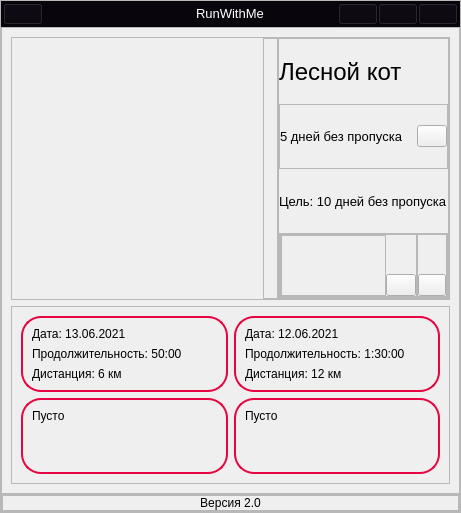
     <widget class="QFrame" name="main_body">
      <property name="styleSheet">
       <string notr="true">QPushButton{
}
QPushButton::hover{
	border: 1.5px solid rgb(230, 5, 64);
	border-radius: 10px;
}
QPushButton::pressed{
	border: 3px solid rgb(230, 5, 64);
	border-radius: 10px;
}</string>
      </property>
      <property name="frameShape">
       <enum>QFrame::StyledPanel</enum>
      </property>
      <property name="frameShadow">
       <enum>QFrame::Raised</enum>
      </property>
      <layout class="QVBoxLayout" name="verticalLayout">
       <property name="spacing">
        <number>0</number>
       </property>
       <property name="leftMargin">
        <number>0</number>
       </property>
       <property name="topMargin">
        <number>0</number>
       </property>
       <property name="rightMargin">
        <number>0</number>
       </property>
       <property name="bottomMargin">
        <number>0</number>
       </property>
       <item>
        <widget class="QFrame" name="header_frame">
         <property name="styleSheet">
          <string notr="true">background-color: rgb(9, 5, 13);</string>
         </property>
         <property name="frameShape">
          <enum>QFrame::StyledPanel</enum>
         </property>
         <property name="frameShadow">
          <enum>QFrame::Raised</enum>
         </property>
         <layout class="QHBoxLayout" name="horizontalLayout_3">
          <property name="spacing">
           <number>0</number>
          </property>
          <property name="leftMargin">
           <number>0</number>
          </property>
          <property name="topMargin">
           <number>0</number>
          </property>
          <property name="rightMargin">
           <number>0</number>
          </property>
          <property name="bottomMargin">
           <number>0</number>
          </property>
          <item alignment="Qt::AlignLeft|Qt::AlignTop">
           <widget class="QFrame" name="frame">
            <property name="frameShape">
             <enum>QFrame::StyledPanel</enum>
            </property>
            <property name="frameShadow">
             <enum>QFrame::Raised</enum>
            </property>
            <layout class="QHBoxLayout" name="horizontalLayout_7">
             <property name="spacing">
              <number>0</number>
             </property>
             <property name="leftMargin">
              <number>0</number>
             </property>
             <property name="topMargin">
              <number>0</number>
             </property>
             <property name="rightMargin">
              <number>0</number>
             </property>
             <property name="bottomMargin">
              <number>0</number>
             </property>
             <item>
              <widget class="QPushButton" name="open_left">
               <property name="text">
                <string/>
               </property>
               <property name="icon">
                <iconset>
                 <normaloff>icons/chevrons-right.svg</normaloff>icons/chevrons-right.svg</iconset>
               </property>
              </widget>
             </item>
            </layout>
           </widget>
          </item>
          <item alignment="Qt::AlignHCenter|Qt::AlignVCenter">
           <widget class="QFrame" name="frame_2">
            <property name="frameShape">
             <enum>QFrame::StyledPanel</enum>
            </property>
            <property name="frameShadow">
             <enum>QFrame::Raised</enum>
            </property>
            <layout class="QHBoxLayout" name="horizontalLayout_6">
             <property name="spacing">
              <number>0</number>
             </property>
             <property name="leftMargin">
              <number>0</number>
             </property>
             <property name="topMargin">
              <number>0</number>
             </property>
             <property name="rightMargin">
              <number>0</number>
             </property>
             <property name="bottomMargin">
              <number>0</number>
             </property>
             <item>
              <widget class="QLabel" name="app_name">
               <property name="font">
                <font>
                 <pointsize>10</pointsize>
                </font>
               </property>
               <property name="styleSheet">
                <string notr="true">color: rgb(255, 255, 255);</string>
               </property>
               <property name="text">
                <string>RunWithMe</string>
               </property>
              </widget>
             </item>
            </layout>
           </widget>
          </item>
          <item alignment="Qt::AlignRight|Qt::AlignTop">
           <widget class="QFrame" name="frame_3">
            <property name="frameShape">
             <enum>QFrame::StyledPanel</enum>
            </property>
            <property name="frameShadow">
             <enum>QFrame::Raised</enum>
            </property>
            <layout class="QHBoxLayout" name="horizontalLayout_5">
             <property name="spacing">
              <number>0</number>
             </property>
             <property name="leftMargin">
              <number>0</number>
             </property>
             <property name="topMargin">
              <number>0</number>
             </property>
             <property name="rightMargin">
              <number>0</number>
             </property>
             <property name="bottomMargin">
              <number>0</number>
             </property>
             <item>
              <widget class="QPushButton" name="wrap">
               <property name="text">
                <string/>
               </property>
               <property name="icon">
                <iconset>
                 <normaloff>icons/arrow-down-left.svg</normaloff>icons/arrow-down-left.svg</iconset>
               </property>
              </widget>
             </item>
             <item>
              <widget class="QPushButton" name="maximize">
               <property name="text">
                <string/>
               </property>
               <property name="icon">
                <iconset>
                 <normaloff>icons/maximize-2.svg</normaloff>icons/maximize-2.svg</iconset>
               </property>
              </widget>
             </item>
             <item>
              <widget class="QPushButton" name="close">
               <property name="text">
                <string/>
               </property>
               <property name="icon">
                <iconset>
                 <normaloff>icons/x.svg</normaloff>icons/x.svg</iconset>
               </property>
              </widget>
             </item>
            </layout>
           </widget>
          </item>
         </layout>
        </widget>
       </item>
       <item>
        <widget class="QFrame" name="main_body_contents">
         <property name="sizePolicy">
          <sizepolicy hsizetype="Preferred" vsizetype="Expanding">
           <horstretch>0</horstretch>
           <verstretch>0</verstretch>
          </sizepolicy>
         </property>
         <property name="styleSheet">
          <string notr="true"/>
         </property>
         <property name="frameShape">
          <enum>QFrame::StyledPanel</enum>
         </property>
         <property name="frameShadow">
          <enum>QFrame::Raised</enum>
         </property>
         <layout class="QVBoxLayout" name="verticalLayout_25">
          <item>
           <widget class="QFrame" name="frame_20">
            <property name="frameShape">
             <enum>QFrame::StyledPanel</enum>
            </property>
            <property name="frameShadow">
             <enum>QFrame::Raised</enum>
            </property>
            <layout class="QHBoxLayout" name="horizontalLayout_13">
             <property name="spacing">
              <number>0</number>
             </property>
             <property name="leftMargin">
              <number>0</number>
             </property>
             <property name="topMargin">
              <number>0</number>
             </property>
             <property name="rightMargin">
              <number>0</number>
             </property>
             <property name="bottomMargin">
              <number>0</number>
             </property>
             <item>
              <widget class="QLabel" name="user_photo">
               <property name="minimumSize">
                <size>
                 <width>251</width>
                 <height>261</height>
                </size>
               </property>
               <property name="maximumSize">
                <size>
                 <width>251</width>
                 <height>261</height>
                </size>
               </property>
               <property name="text">
                <string/>
               </property>
               <property name="pixmap">
                <pixmap>../source/my_photo.jpg</pixmap>
               </property>
              </widget>
             </item>
             <item>
              <widget class="QFrame" name="frame_32">
               <property name="minimumSize">
                <size>
                 <width>15</width>
                 <height>0</height>
                </size>
               </property>
               <property name="maximumSize">
                <size>
                 <width>15</width>
                 <height>16777215</height>
                </size>
               </property>
               <property name="frameShape">
                <enum>QFrame::StyledPanel</enum>
               </property>
               <property name="frameShadow">
                <enum>QFrame::Raised</enum>
               </property>
              </widget>
             </item>
             <item>
              <widget class="QFrame" name="frame_26">
               <property name="frameShape">
                <enum>QFrame::StyledPanel</enum>
               </property>
               <property name="frameShadow">
                <enum>QFrame::Raised</enum>
               </property>
               <layout class="QVBoxLayout" name="verticalLayout_24">
                <property name="spacing">
                 <number>0</number>
                </property>
                <property name="leftMargin">
                 <number>0</number>
                </property>
                <property name="topMargin">
                 <number>0</number>
                </property>
                <property name="rightMargin">
                 <number>0</number>
                </property>
                <property name="bottomMargin">
                 <number>0</number>
                </property>
                <item>
                 <widget class="QLabel" name="user_name">
                  <property name="font">
                   <font>
                    <pointsize>18</pointsize>
                   </font>
                  </property>
                  <property name="text">
                   <string>Лесной кот</string>
                  </property>
                 </widget>
                </item>
                <item>
                 <widget class="QFrame" name="frame_27">
                  <property name="frameShape">
                   <enum>QFrame::StyledPanel</enum>
                  </property>
                  <property name="frameShadow">
                   <enum>QFrame::Raised</enum>
                  </property>
                  <layout class="QHBoxLayout" name="horizontalLayout_9">
                   <property name="spacing">
                    <number>0</number>
                   </property>
                   <property name="leftMargin">
                    <number>0</number>
                   </property>
                   <property name="topMargin">
                    <number>0</number>
                   </property>
                   <property name="rightMargin">
                    <number>0</number>
                   </property>
                   <property name="bottomMargin">
                    <number>0</number>
                   </property>
                   <item>
                    <widget class="QLabel" name="day_shot">
                     <property name="font">
                      <font>
                       <pointsize>10</pointsize>
                      </font>
                     </property>
                     <property name="text">
                      <string>5 дней без пропуска</string>
                     </property>
                    </widget>
                   </item>
                   <item>
                    <widget class="QPushButton" name="share_days">
                     <property name="minimumSize">
                      <size>
                       <width>30</width>
                       <height>0</height>
                      </size>
                     </property>
                     <property name="maximumSize">
                      <size>
                       <width>30</width>
                       <height>16777215</height>
                      </size>
                     </property>
                     <property name="text">
                      <string/>
                     </property>
                     <property name="icon">
                      <iconset>
                       <normaloff>icons/share-2.svg</normaloff>icons/share-2.svg</iconset>
                     </property>
                    </widget>
                   </item>
                  </layout>
                 </widget>
                </item>
                <item>
                 <widget class="QLabel" name="user_goal">
                  <property name="font">
                   <font>
                    <pointsize>10</pointsize>
                   </font>
                  </property>
                  <property name="text">
                   <string>Цель: 10 дней без пропуска</string>
                  </property>
                 </widget>
                </item>
                <item>
                 <widget class="QFrame" name="frame_28">
                  <property name="frameShape">
                   <enum>QFrame::StyledPanel</enum>
                  </property>
                  <property name="frameShadow">
                   <enum>QFrame::Raised</enum>
                  </property>
                  <layout class="QHBoxLayout" name="horizontalLayout_12">
                   <property name="spacing">
                    <number>0</number>
                   </property>
                   <property name="leftMargin">
                    <number>0</number>
                   </property>
                   <property name="topMargin">
                    <number>0</number>
                   </property>
                   <property name="rightMargin">
                    <number>0</number>
                   </property>
                   <property name="bottomMargin">
                    <number>0</number>
                   </property>
                   <item>
                    <widget class="QFrame" name="frame_30">
                     <property name="frameShape">
                      <enum>QFrame::StyledPanel</enum>
                     </property>
                     <property name="frameShadow">
                      <enum>QFrame::Raised</enum>
                     </property>
                     <layout class="QHBoxLayout" name="horizontalLayout_10">
                      <property name="spacing">
                       <number>0</number>
                      </property>
                      <property name="leftMargin">
                       <number>0</number>
                      </property>
                      <property name="topMargin">
                       <number>0</number>
                      </property>
                      <property name="rightMargin">
                       <number>0</number>
                      </property>
                      <property name="bottomMargin">
                       <number>0</number>
                      </property>
                      <item>
                       <widget class="QFrame" name="frame_31">
                        <property name="frameShape">
                         <enum>QFrame::StyledPanel</enum>
                        </property>
                        <property name="frameShadow">
                         <enum>QFrame::Raised</enum>
                        </property>
                       </widget>
                      </item>
                      <item alignment="Qt::AlignBottom">
                       <widget class="QPushButton" name="swipe_left">
                        <property name="minimumSize">
                         <size>
                          <width>30</width>
                          <height>0</height>
                         </size>
                        </property>
                        <property name="maximumSize">
                         <size>
                          <width>30</width>
                          <height>16777215</height>
                         </size>
                        </property>
                        <property name="text">
                         <string/>
                        </property>
                        <property name="icon">
                         <iconset>
                          <normaloff>icons/arrow-left.svg</normaloff>icons/arrow-left.svg</iconset>
                        </property>
                       </widget>
                      </item>
                     </layout>
                    </widget>
                   </item>
                   <item>
                    <widget class="QFrame" name="frame_29">
                     <property name="maximumSize">
                      <size>
                       <width>30</width>
                       <height>16777215</height>
                      </size>
                     </property>
                     <property name="sizeIncrement">
                      <size>
                       <width>30</width>
                       <height>0</height>
                      </size>
                     </property>
                     <property name="frameShape">
                      <enum>QFrame::StyledPanel</enum>
                     </property>
                     <property name="frameShadow">
                      <enum>QFrame::Raised</enum>
                     </property>
                     <layout class="QHBoxLayout" name="horizontalLayout_11">
                      <property name="spacing">
                       <number>0</number>
                      </property>
                      <property name="leftMargin">
                       <number>0</number>
                      </property>
                      <property name="topMargin">
                       <number>0</number>
                      </property>
                      <property name="rightMargin">
                       <number>0</number>
                      </property>
                      <property name="bottomMargin">
                       <number>0</number>
                      </property>
                      <item alignment="Qt::AlignBottom">
                       <widget class="QPushButton" name="swipe_right">
                        <property name="text">
                         <string/>
                        </property>
                        <property name="icon">
                         <iconset>
                          <normaloff>icons/arrow-right.svg</normaloff>icons/arrow-right.svg</iconset>
                        </property>
                       </widget>
                      </item>
                     </layout>
                    </widget>
                   </item>
                  </layout>
                 </widget>
                </item>
               </layout>
              </widget>
             </item>
            </layout>
           </widget>
          </item>
          <item>
           <widget class="QFrame" name="last_w_2">
            <property name="frameShape">
             <enum>QFrame::StyledPanel</enum>
            </property>
            <property name="frameShadow">
             <enum>QFrame::Raised</enum>
            </property>
            <layout class="QGridLayout" name="gridLayout">
             <item row="0" column="0">
              <widget class="QFrame" name="last_w_1">
               <property name="styleSheet">
                <string notr="true">QFrame{
border: 2px solid rgb(230, 5, 64);
border-radius: 20px;
}
QFrame::hover{
border: 4px solid rgb(230, 5, 64);
border-radius: 20px;
}</string>
               </property>
               <property name="frameShape">
                <enum>QFrame::StyledPanel</enum>
               </property>
               <property name="frameShadow">
                <enum>QFrame::Raised</enum>
               </property>
               <layout class="QVBoxLayout" name="verticalLayout_20">
                <item>
                 <widget class="QLabel" name="date1">
                  <property name="styleSheet">
                   <string notr="true">border:none;</string>
                  </property>
                  <property name="text">
                   <string>Дата: 13.06.2021</string>
                  </property>
                 </widget>
                </item>
                <item>
                 <widget class="QLabel" name="time1">
                  <property name="styleSheet">
                   <string notr="true">border:none;</string>
                  </property>
                  <property name="text">
                   <string>Продолжительность: 50:00</string>
                  </property>
                 </widget>
                </item>
                <item>
                 <widget class="QLabel" name="distance1">
                  <property name="styleSheet">
                   <string notr="true">border:none;</string>
                  </property>
                  <property name="text">
                   <string>Дистанция: 6 км</string>
                  </property>
                 </widget>
                </item>
               </layout>
              </widget>
             </item>
             <item row="0" column="1">
              <widget class="QFrame" name="frame_23">
               <property name="statusTip">
                <string/>
               </property>
               <property name="whatsThis">
                <string/>
               </property>
               <property name="styleSheet">
                <string notr="true">QFrame{
border: 2px solid rgb(230, 5, 64);
border-radius: 20px;
}
QFrame::hover{
border: 4px solid rgb(230, 5, 64);
border-radius: 20px;
}</string>
               </property>
               <property name="frameShape">
                <enum>QFrame::StyledPanel</enum>
               </property>
               <property name="frameShadow">
                <enum>QFrame::Raised</enum>
               </property>
               <layout class="QVBoxLayout" name="verticalLayout_21">
                <item>
                 <widget class="QLabel" name="date2">
                  <property name="styleSheet">
                   <string notr="true">border: none;</string>
                  </property>
                  <property name="text">
                   <string>Дата: 12.06.2021</string>
                  </property>
                 </widget>
                </item>
                <item>
                 <widget class="QLabel" name="time2">
                  <property name="styleSheet">
                   <string notr="true">border: none;</string>
                  </property>
                  <property name="text">
                   <string>Продолжительность: 1:30:00</string>
                  </property>
                 </widget>
                </item>
                <item>
                 <widget class="QLabel" name="distance2">
                  <property name="styleSheet">
                   <string notr="true">border: none;</string>
                  </property>
                  <property name="text">
                   <string>Дистанция: 12 км</string>
                  </property>
                 </widget>
                </item>
               </layout>
              </widget>
             </item>
             <item row="1" column="0">
              <widget class="QFrame" name="last_w_3">
               <property name="styleSheet">
                <string notr="true">QFrame{
border: 2px solid rgb(230, 5, 64);
border-radius: 20px;
}
QFrame::hover{
border: 4px solid rgb(230, 5, 64);
border-radius: 20px;
}</string>
               </property>
               <property name="frameShape">
                <enum>QFrame::StyledPanel</enum>
               </property>
               <property name="frameShadow">
                <enum>QFrame::Raised</enum>
               </property>
               <layout class="QVBoxLayout" name="verticalLayout_22">
                <item>
                 <widget class="QLabel" name="date3">
                  <property name="styleSheet">
                   <string notr="true">border: none;</string>
                  </property>
                  <property name="text">
                   <string>Пусто</string>
                  </property>
                 </widget>
                </item>
                <item>
                 <widget class="QLabel" name="time3">
                  <property name="styleSheet">
                   <string notr="true">border: none;</string>
                  </property>
                  <property name="text">
                   <string/>
                  </property>
                 </widget>
                </item>
                <item>
                 <widget class="QLabel" name="distance3">
                  <property name="styleSheet">
                   <string notr="true">border: none;</string>
                  </property>
                  <property name="text">
                   <string/>
                  </property>
                 </widget>
                </item>
               </layout>
              </widget>
             </item>
             <item row="1" column="1">
              <widget class="QFrame" name="last_w_4">
               <property name="styleSheet">
                <string notr="true">QFrame{
border: 2px solid rgb(230, 5, 64);
border-radius: 20px;
}
QFrame::hover{
border: 4px solid rgb(230, 5, 64);
border-radius: 20px;
}</string>
               </property>
               <property name="frameShape">
                <enum>QFrame::StyledPanel</enum>
               </property>
               <property name="frameShadow">
                <enum>QFrame::Raised</enum>
               </property>
               <layout class="QVBoxLayout" name="verticalLayout_23">
                <item>
                 <widget class="QLabel" name="date4">
                  <property name="styleSheet">
                   <string notr="true">border: none;</string>
                  </property>
                  <property name="text">
                   <string>Пусто</string>
                  </property>
                 </widget>
                </item>
                <item>
                 <widget class="QLabel" name="time4">
                  <property name="styleSheet">
                   <string notr="true">border: none;</string>
                  </property>
                  <property name="text">
                   <string/>
                  </property>
                 </widget>
                </item>
                <item>
                 <widget class="QLabel" name="distance4">
                  <property name="styleSheet">
                   <string notr="true">border: none;</string>
                  </property>
                  <property name="text">
                   <string/>
                  </property>
                 </widget>
                </item>
               </layout>
              </widget>
             </item>
            </layout>
           </widget>
          </item>
         </layout>
        </widget>
       </item>
       <item alignment="Qt::AlignBottom">
        <widget class="QFrame" name="footer">
         <property name="frameShape">
          <enum>QFrame::StyledPanel</enum>
         </property>
         <property name="frameShadow">
          <enum>QFrame::Raised</enum>
         </property>
         <layout class="QHBoxLayout" name="horizontalLayout_4">
          <property name="spacing">
           <number>0</number>
          </property>
          <property name="leftMargin">
           <number>0</number>
          </property>
          <property name="topMargin">
           <number>0</number>
          </property>
          <property name="rightMargin">
           <number>0</number>
          </property>
          <property name="bottomMargin">
           <number>0</number>
          </property>
          <item>
           <widget class="QFrame" name="frame_4">
            <property name="frameShape">
             <enum>QFrame::StyledPanel</enum>
            </property>
            <property name="frameShadow">
             <enum>QFrame::Raised</enum>
            </property>
            <layout class="QVBoxLayout" name="verticalLayout_2">
             <property name="spacing">
              <number>0</number>
             </property>
             <property name="leftMargin">
              <number>0</number>
             </property>
             <property name="topMargin">
              <number>0</number>
             </property>
             <property name="rightMargin">
              <number>0</number>
             </property>
             <property name="bottomMargin">
              <number>0</number>
             </property>
             <item>
              <widget class="QLabel" name="version">
               <property name="text">
                <string>Версия 2.0</string>
               </property>
               <property name="alignment">
                <set>Qt::AlignCenter</set>
               </property>
              </widget>
             </item>
            </layout>
           </widget>
          </item>
         </layout>
        </widget>
       </item>
      </layout>
     </widget>
